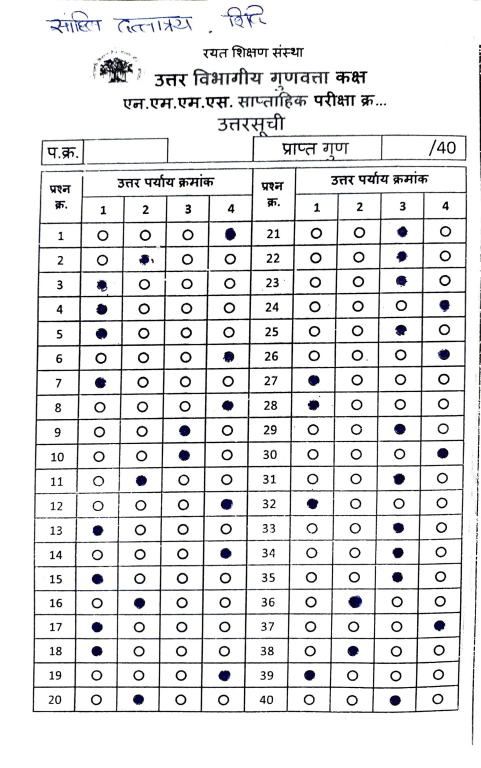
#> input picture testS.jpg, 961 x 1536 px (shown at 1/2 size); its folder holds only this picture in this run
$ python debug_grid.py ../../../testS.jpg out.png
#> lines starting #> are read from the running program, lines starting #| are printed output that depends on the picture
### omr-web/backend/omr/preprocessor.py
"""
Image pre-processing: deskew, perspective correction, adaptive threshold.
Returns a normalized grayscale image at TARGET_W x TARGET_H.

Handles phone-camera photos of OMR sheets:
- Tries perspective warp using the largest rectangular contour (the answer table)
- Falls back gracefully to a simple resize if no clean rectangle is found
- Applies CLAHE to improve local contrast for pen-filled bubbles
"""
import cv2
import numpy as np

TARGET_W = 800
TARGET_H = 1040


class ProcessingError(Exception):
    pass


def load_image(path: str) -> np.ndarray:
    """Load image from path; handle PDF via PyMuPDF if needed."""
#> called with path = '../../../testS.jpg'
    ext = path.rsplit(".", 1)[-1].lower()
    if ext == "pdf":
        try:
            import fitz  # PyMuPDF
        except ImportError:
            raise ProcessingError("PyMuPDF not installed; cannot process PDF files.")
        doc = fitz.open(path)
        page = doc.load_page(0)
        mat = fitz.Matrix(2.0, 2.0)
        pix = page.get_pixmap(matrix=mat, colorspace=fitz.csGRAY)
        arr = np.frombuffer(pix.samples, dtype=np.uint8).reshape(pix.height, pix.width)
        return arr
    else:
        # Try reading as color first, then convert to grayscale
        # This handles more image formats properly
        img = cv2.imread(path)
#> img is the input picture: shape (1536, 961, 3); mean B, G, R 231.1, 230.3, 230.3
        if img is None:
            raise ProcessingError(f"Cannot read image file: {path}")

        # Convert to grayscale if color
        if len(img.shape) == 3:
            img = cv2.cvtColor(img, cv2.COLOR_BGR2GRAY)
#> img: shape (1536, 961)

        if img is None or img.size == 0:
            raise ProcessingError(f"Loaded image is empty: {path}")

        return img


# [76 lines left out: functions _auto_canny, _angle, _is_valid_rect, _order_points, _four_point_transform, find_page, not called in this run]


def _apply_clahe(img: np.ndarray) -> np.ndarray:
    """Enhance local contrast so pen-filled bubbles stand out clearly."""
    img_u8 = np.clip(img, 0, 255).astype(np.uint8)
    # Increased clipLimit from 2.0 to 3.0 for better bubble contrast
    clahe = cv2.createCLAHE(clipLimit=3.0, tileGridSize=(8, 8))
    enhanced = clahe.apply(img_u8)
    return enhanced.astype(np.float32)


def preprocess(path: str) -> np.ndarray:
    """
    Full pipeline: load → resize → CLAHE → normalize.
    Perspective warp is intentionally skipped — it can mis-order corners
    and swap left/right columns, causing wrong option detection.
    Returns float32 grayscale image [0,255] at TARGET_W x TARGET_H.
    """
    img = load_image(path)

    if img is None or img.size == 0:
        raise ProcessingError(f"Failed to load image from {path}")

    # Resize to fixed processing dimensions (NO perspective warp)
    img = cv2.resize(img, (TARGET_W, TARGET_H), interpolation=cv2.INTER_AREA)
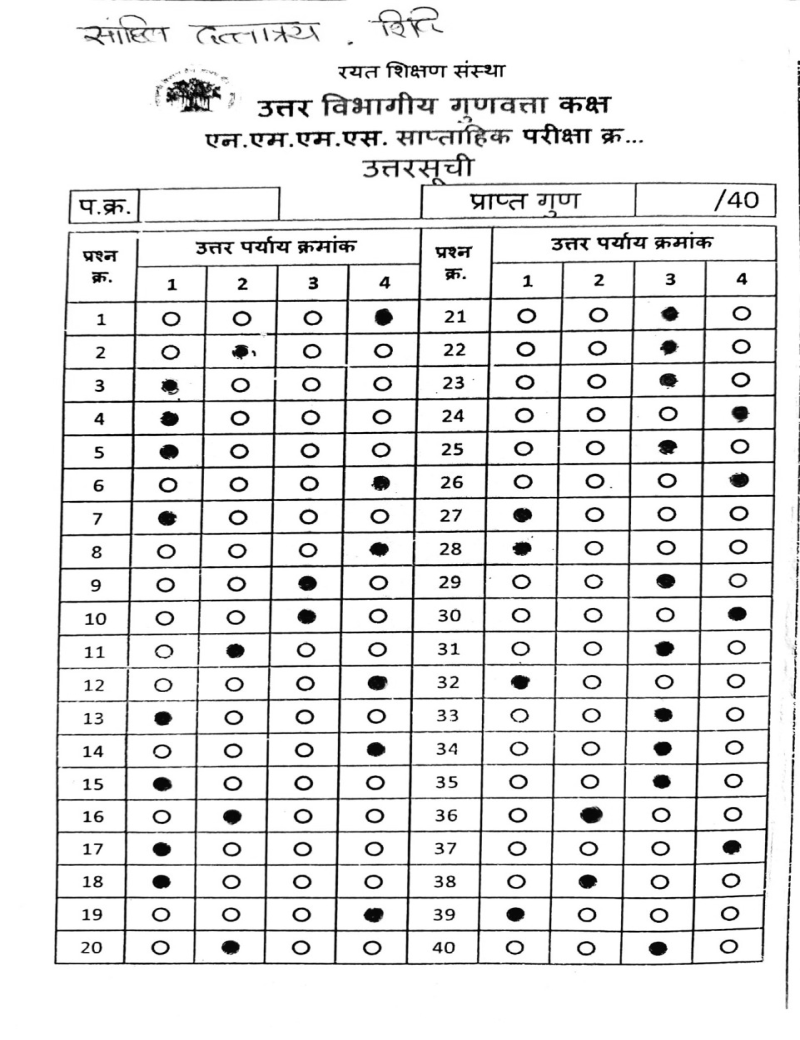
#> img: shape (1040, 800); min 0, max 255, mean 230.4

    if img is None or img.size == 0:
        raise ProcessingError("Image became empty after resize")

    # CLAHE: improves contrast for pen-filled bubbles on phone-camera photos
    img = _apply_clahe(img)

    # Final normalization
    if img.max() > img.min():
        img = cv2.normalize(img, None, 0, 255, cv2.NORM_MINMAX)

    return img.astype(np.float32)

### omr-web/backend/omr/bubble_detector.py
"""
Bubble detection on a preprocessed 800x1040 grayscale image.
Fixed coordinate grid for 40 questions × 4 options (A/B/C/D).
Two-tier thresholding: global + per-strip local.
Returns structured detection result including per-question confidence.

Grid calibrated for the NMMS Marathi student answer sheet (phone-camera photos):
  Page 800×1040 after preprocessing.

  Layout (measured from sample images):
  ┌─────────────────────────────────────────────────────────┐
  │  Student name (handwritten, ~40px)                      │
  │  Logo + 3 title lines (~130px)                          │
  │  प.क्र. / प्राप्त गुण row (~35px)                       │
  │  Column header (प्रश्न क्र. | 1|2|3|4 | ... | 1|2|3|4) │  ← y≈220
  ├──────────────────────────────────────────────────────────┤
  │  Row 1  (Q1 / Q21)                                      │  ← y≈255
  │  Row 2  ...                                             │  ← y≈293
  │  ...  row pitch ≈ 38px                                  │
  │  Row 20 (Q20 / Q40)                                     │  ← y≈977
  └──────────────────────────────────────────────────────────┘

  Left half  (Q1–Q20):  option-A centre x≈110, pitch=52px  → A=110 B=162 C=214 D=266
  Right half (Q21–Q40): option-A centre x≈470, pitch=52px  → A=470 B=522 C=574 D=626
"""
from dataclasses import dataclass
from typing import Dict, List
import numpy as np

# ── Grid configuration ──────────────────────────────────────────────────────
BUBBLE_W = 26          # ROI width  (bubbles are ~20px circles, 26px ROI adds margin)
BUBBLE_H = 26          # ROI height
OPTIONS = ["A", "B", "C", "D"]

OPTION_GAP = 52        # horizontal centre-to-centre distance between options

LEFT_COL_X0  = 110     # x of option-A centre, left  column (Q1–Q20)
RIGHT_COL_X0 = 470     # x of option-A centre, right column (Q21–Q40)
ROW_START_Y  = 255     # y centre of row 1 (Q1 / Q21)
ROW_GAP      = 38      # vertical centre-to-centre distance between rows

# ── Threshold / confidence parameters ───────────────────────────────────────
MIN_JUMP           = 15   # minimum intensity gap to count as a real jump
CONFIDENT_SURPLUS  = 10   # extra gap needed to prefer local over global threshold
# Lower than 0.60 to avoid false-flagging phone-camera sheets with pen fills
CONFIDENCE_THRESHOLD = 0.40


@dataclass
class QuestionDetection:
    q_no: int
    bubble_intensities: Dict[str, float]
    local_threshold: float
    detected_answer: str   # "", "MULTI", or "A"/"B"/"C"/"D"
    is_blank: bool
    is_multi_marked: bool
    confidence: float      # 0.0–1.0


@dataclass
class SheetDetection:
    questions: List[QuestionDetection]
    global_threshold: float
    sheet_confidence: float
    flagged_for_review: bool


# [8 lines left out: function _bubble_mean, not called in this run]


def _bubble_centres(q_no: int) -> Dict[str, tuple]:
    """Return {option: (cx, cy)} for question q_no (1-indexed)."""
    if q_no <= 20:
        row = q_no - 1
        x0 = LEFT_COL_X0
    else:
        row = q_no - 21
        x0 = RIGHT_COL_X0
    cy = ROW_START_Y + row * ROW_GAP
    return {opt: (x0 + i * OPTION_GAP, cy) for i, opt in enumerate(OPTIONS)}


# [113 lines left out: functions _global_threshold, _local_threshold, _question_confidence, detect, not called in this run]

### omr-web/backend/omr/debug_grid.py
"""
Quick visual debug script — draws the bubble grid on a preprocessed image
and saves it so you can verify alignment without running the full server.

Usage:
  python -m omr.debug_grid path/to/sheet.jpg
"""
import sys
import cv2
import numpy as np
from omr.preprocessor import preprocess
from omr.bubble_detector import (
    _bubble_centres, OPTIONS, BUBBLE_W, BUBBLE_H,
    LEFT_COL_X0, RIGHT_COL_X0, ROW_START_Y, ROW_GAP, OPTION_GAP,
)


def draw_grid(img_path: str, out_path: str = "debug_grid_output.jpg"):
    img = preprocess(img_path)
    vis = cv2.cvtColor(np.clip(img, 0, 255).astype(np.uint8), cv2.COLOR_GRAY2BGR)

    for q in range(1, 41):
        centres = _bubble_centres(q)
        for opt, (cx, cy) in centres.items():
            x0 = cx - BUBBLE_W // 2
            y0 = cy - BUBBLE_H // 2
            x1 = x0 + BUBBLE_W
            y1 = y0 + BUBBLE_H
            cv2.rectangle(vis, (x0, y0), (x1, y1), (0, 255, 0), 1)
            cv2.putText(vis, opt, (cx - 5, cy + 4),
                        cv2.FONT_HERSHEY_SIMPLEX, 0.25, (0, 0, 255), 1)
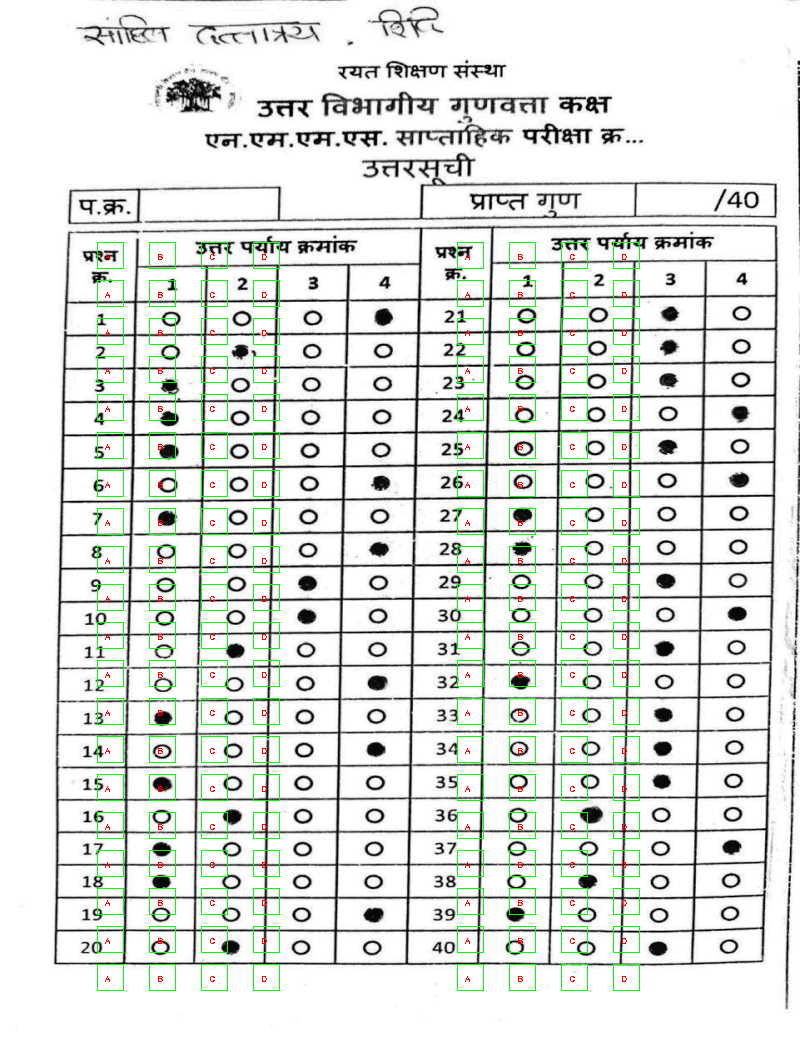
#> vis: shape (1040, 800, 3); mean B, G, R 222.2, 227.3, 222.9

    cv2.imwrite(out_path, vis)
    print(f"Saved grid overlay to: {out_path}")
    print(f"Image shape: {img.shape}")
#| Image shape: (1040, 800)
    print(f"Grid: LEFT_X0={LEFT_COL_X0} RIGHT_X0={RIGHT_COL_X0} "
          f"ROW_START_Y={ROW_START_Y} ROW_GAP={ROW_GAP} OPTION_GAP={OPTION_GAP}")


if __name__ == "__main__":
    if len(sys.argv) < 2:
        print("Usage: python -m omr.debug_grid <image_path> [output_path]")
        sys.exit(1)
    out = sys.argv[2] if len(sys.argv) > 2 else "debug_grid_output.jpg"
    draw_grid(sys.argv[1], out)
